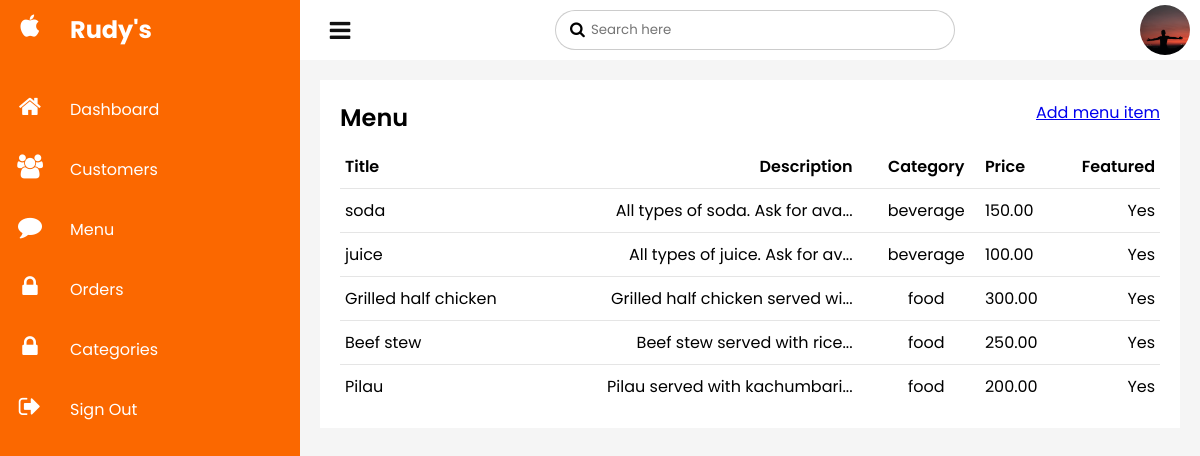
The page /admin-menu.php on the database its author committed.
### tables this page shows
CREATE TABLE IF NOT EXISTS menu_items (
    id INT NOT NULL AUTO_INCREMENT PRIMARY KEY,
    category_id INT NOT NULL,
    FOREIGN KEY(category_id) REFERENCES categories(id),
    title VARCHAR(50) NOT NULL,
    description VARCHAR(256) NOT NULL,
    price DECIMAL(10, 2) NOT NULL,
    featured BOOLEAN NOT NULL DEFAULT FALSE,
    created_at TIMESTAMP DEFAULT CURRENT_TIMESTAMP,
    updated_at TIMESTAMP DEFAULT CURRENT_TIMESTAMP ON UPDATE CURRENT_TIMESTAMP
);

CREATE TABLE IF NOT EXISTS categories (
    id INT NOT NULL AUTO_INCREMENT PRIMARY KEY,
    title VARCHAR(50) NOT NULL,
    description VARCHAR(256) NOT NULL,
    created_at TIMESTAMP DEFAULT CURRENT_TIMESTAMP,
    updated_at TIMESTAMP DEFAULT CURRENT_TIMESTAMP ON UPDATE CURRENT_TIMESTAMP
);

### admin-menu.php (the view, shortened to what this page needs)
<?php
$connection = connectToDatabase();
$sql = "
SELECT m.title, m.description, m.price, m.featured, c.title AS category_title
FROM menu_items AS m
JOIN categories AS c ON m.category_id = c.id
LIMIT 10;
";
$results = mysqli_query($connection, $sql);
if (mysqli_num_rows($results) <= 0) {
    $message = "Menu is empty. Add some products";
} else {
    $menu_item = mysqli_fetch_all($results, MYSQLI_ASSOC);
}
?>
<!DOCTYPE html>
<html lang="en">
<head>
    <link rel="stylesheet" href="https://cdnjs.cloudflare.com/ajax/libs/font-awesome/4.7.0/css/font-awesome.css" />
    <link rel="stylesheet" href="styles/global.css" />
    <link rel="stylesheet" href="styles/dashboard.css" />
    <link rel="stylesheet" href="styles/dashboard-nav.css" />
    <link rel="stylesheet" href="styles/dashboard-top-nav.css" />
    <link rel="stylesheet" href="styles/admin-customers.css" />
</head>
<body>
    <div class="container">
        <?php require './dashboard-nav.php' ?>
        <div class="main">
            <?php require './dashboard-top-nav.php' ?>
            <div class="customers">
                <div class="recentOrders">
                    <div class="cardHeader">
                        <h2>Menu</h2>
                        <a href="/admin-add-menu-item.php" class="btnDetails">Add menu item</a>
                    </div>
                    <?php if ($menu_item) : ?>
                        <table>
                            <thead>
                                <tr>
                                    <td>Title</td>
                                    <td>Description</td>
                                    <td>Category</td>
                                    <td>Price</td>
                                    <td>Featured</td>
                                </tr>
                            </thead>
                            <tbody>
                                <?php foreach ($menu_item as $item) : ?>
                                    <tr>
                                        <td><?= $item['title'] ?></td>
                                        <td><?= substr($item['description'], 0, 30) . "..." ?></td>
                                        <td><?= $item['category_title'] ?></td>
                                        <td><?= $item['price'] ?></td>
                                        <?php if ($item['featured'] == 0) : ?>
                                            <td>No</td>
                                        <?php else : ?>
                                            <td>Yes</td>
                                        <?php endif; ?>
                                    </tr>
                                <?php endforeach; ?>
                            </tbody>
                        </table>
                    <?php else: ?>
                        <p><?= $message ?></p>
                    <?php endif; ?>
                </div>
            </div>
        </div>
    </div>
</body>
</html>

### styles/global.css (style rules this page uses)
:root { --green: #27ae60; --orange: #FB6800; --black: #192a56; --light-color: #666; --white: #fff; --red: #f00; --box-sahdow: 0 0.5rem 1.5rem rgba(0, 0, 0, 0.1); }
* { font-family: "Poppins", sans-serif; margin: 0; padding: 0; box-sizing: border-box; }
html { overflow-x: hidden; scroll-padding-top: 5.5rem; scroll-behavior: smooth; }

### styles/dashboard.css (style rules this page uses)
.container { position: relative; width: 100%; }
.main { position: absolute; width: calc(100% - 300px); left: 300px; min-height: 100vh; background: #f5f5f5; transition: 0.5s; }

### styles/admin-customers.css (style rules this page uses)
.customers { position: relative; width: 100%; padding: 20px; display: grid; grid-gap: 20px; grid-template-columns: 1fr; }
.customers .recentOrders { position: relative; display: grid; min-height: fit-content; background: #fff; padding: 20px; overflow-x: scroll; }
.customers .recentOrders .cardHeader { display: flex; justify-content: space-between; align-items: flex-start; }
.customers .cardHeader h2 { font-weight: 600; }
.customers table { width: 100%; border-collapse: collapse; margin-top: 10px; }
.customers table thead td { font-weight: 600; }
.customers .recentOrders table tr { border-bottom: 1px solid rgba(0, 0, 0, 0.1); }
.customers .recentOrders table tbody tr:last-child { border-bottom: none; }
.customers .recentOrders table tr td { padding: 9px 5px; }
.customers .recentOrders table tbody tr td:last-child, .customers .recentOrders table thead tr td:last-child { text-align: right; }
.customers .recentOrders table tbody tr td:nth-child(2), .customers .recentOrders table thead tr td:nth-child(2) { text-align: right; padding-right: 20px; }
.customers .recentOrders table tbody tr td:nth-child(3), .customers .recentOrders table thead tr td:nth-child(3) { text-align: center; }

### rows shown on the page
menu_items: title "soda", description "All types of soda. Ask for ava", category.title "beverage", price "150.00", featured "Yes"
menu_items: title "juice", description "All types of juice. Ask for av", category.title "beverage", price "100.00", featured "Yes"
menu_items: title "Grilled half chicken", description "Grilled half chicken served wi", category.title "food", price "300.00", featured "Yes"
menu_items: title "Beef stew", description "Beef stew served with rice", category.title "food", price "250.00", featured "Yes"
menu_items: title "Pilau", description "Pilau served with kachumbari", category.title "food", price "200.00", featured "Yes"
